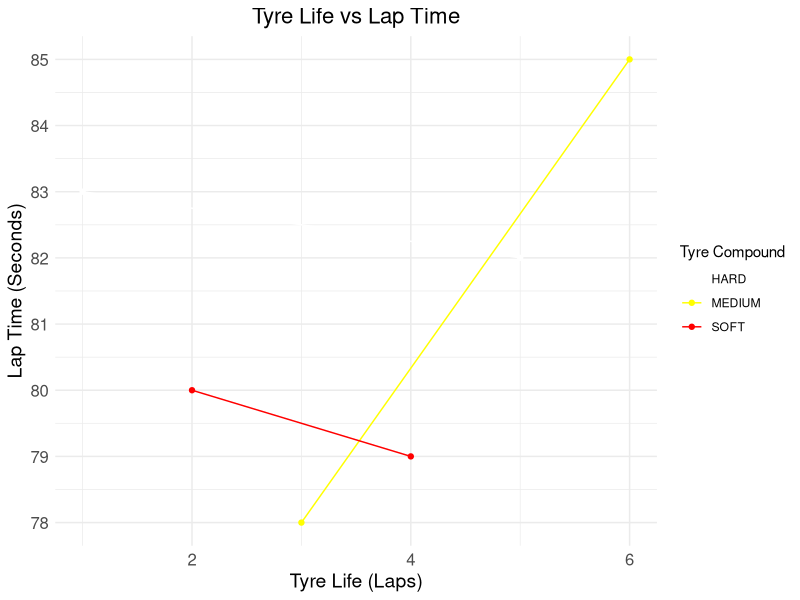

Source code (R):
# Load necessary libraries
library(ggplot2)
library(dplyr)

# Example data frame (assuming you have the merged data as 'laps')
# Assuming 'laps' contains the data for lap times, tire compounds, and tyre life
laps <- data.frame(
  tyre_life = c(1, 2, 3, 4, 5, 6),
  lap_time = c(83, 80, 78, 79, 82, 85),  # Sample lap times in seconds
  compound = c("HARD", "SOFT", "MEDIUM", "SOFT", "HARD", "MEDIUM")
)

# Use theme_dark_f1 if you have this theme installed or use a default dark theme
# Customizing the ggplot according to your desired style
ggplot(laps, aes(tyre_life, lap_time, color = compound)) +
  geom_line() +  # Line graph showing lap times over tyre life
  geom_point() +  # Points to show individual lap times
  theme_minimal() +  # Use a minimal theme to replicate a clean look
  labs(
    color = "Tyre Compound",
    y = "Lap Time (Seconds)",
    x = "Tyre Life (Laps)"
  ) +
  scale_color_manual(
    values = c("white", "yellow", "red")  # Custom colors for each tire compound
  ) +
  scale_y_continuous(breaks = seq(75, 85, 1)) +  # Custom y-axis breaks for readability
  theme(
    legend.position = "right",  # Position the legend to the right
    axis.text = element_text(size = 12),  # Customize axis text size
    axis.title = element_text(size = 14),  # Customize axis title size
    plot.title = element_text(size = 16, hjust = 0.5)  # Customize plot title size and centering
  ) +
  labs(
    title = "Tyre Life vs Lap Time",  # Title of the plot
  )